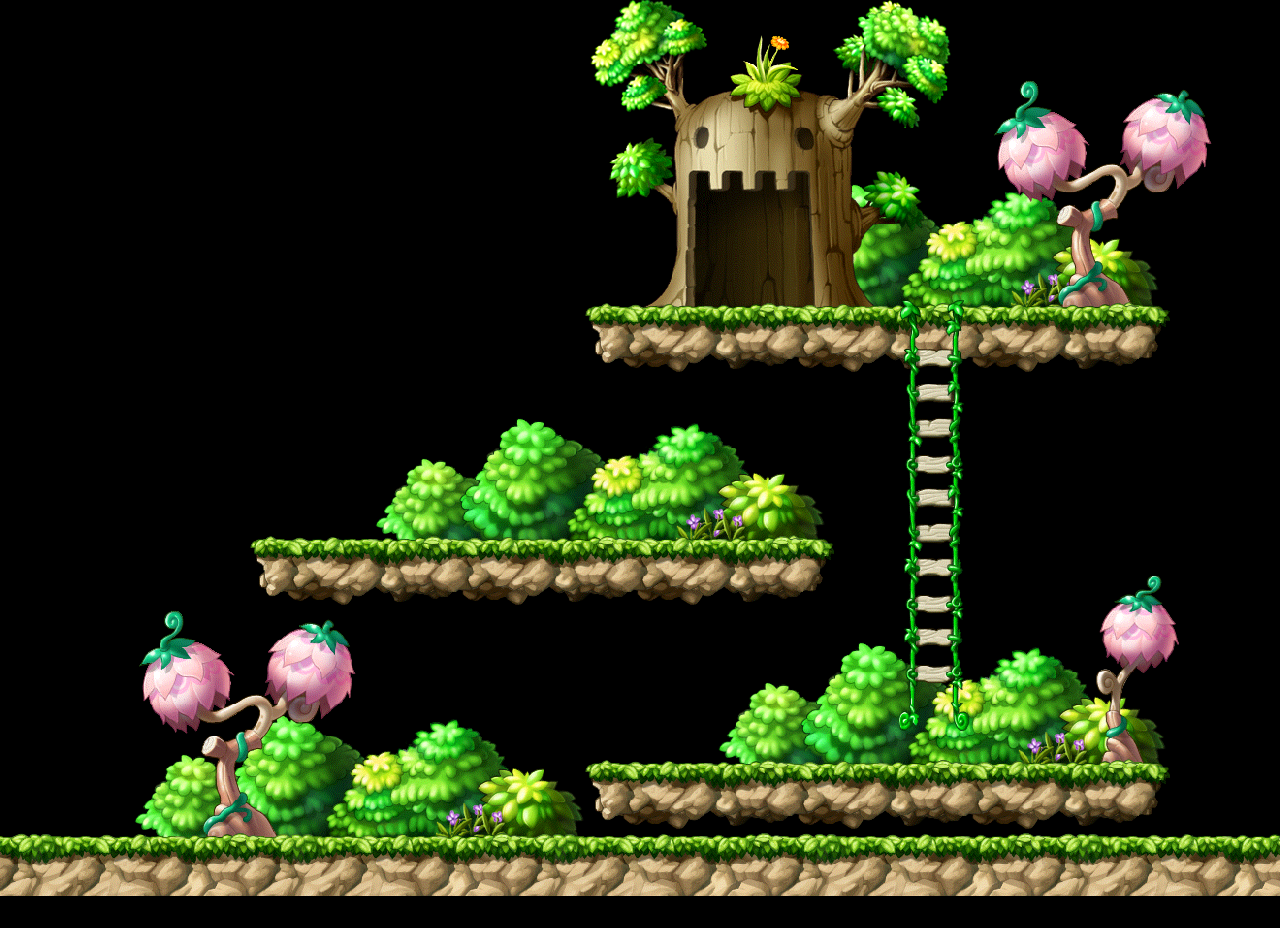

Tiled map render using the project's own tile images. Description and the map definition, with tile-layer contents summarised, below:
An orthogonal 40x29 tile map with 32x32 px tiles, 1 tile layer (块层 1).

<map version="1.0" orientation="orthogonal" renderorder="right-down" width="40" height="29" tilewidth="32" tileheight="32" nextobjectid="1">
 <tileset firstgid="1" name="sprite" tilewidth="32" tileheight="32" spacing="1" margin="1">
  <image source="sprite.png" width="1350" height="957" />
 </tileset>
 <layer name="块层 1" width="40" height="29">
  <data>[1160 cells, 1160 non-empty, 1160 distinct tile ids]</data>
 </layer>
</map>